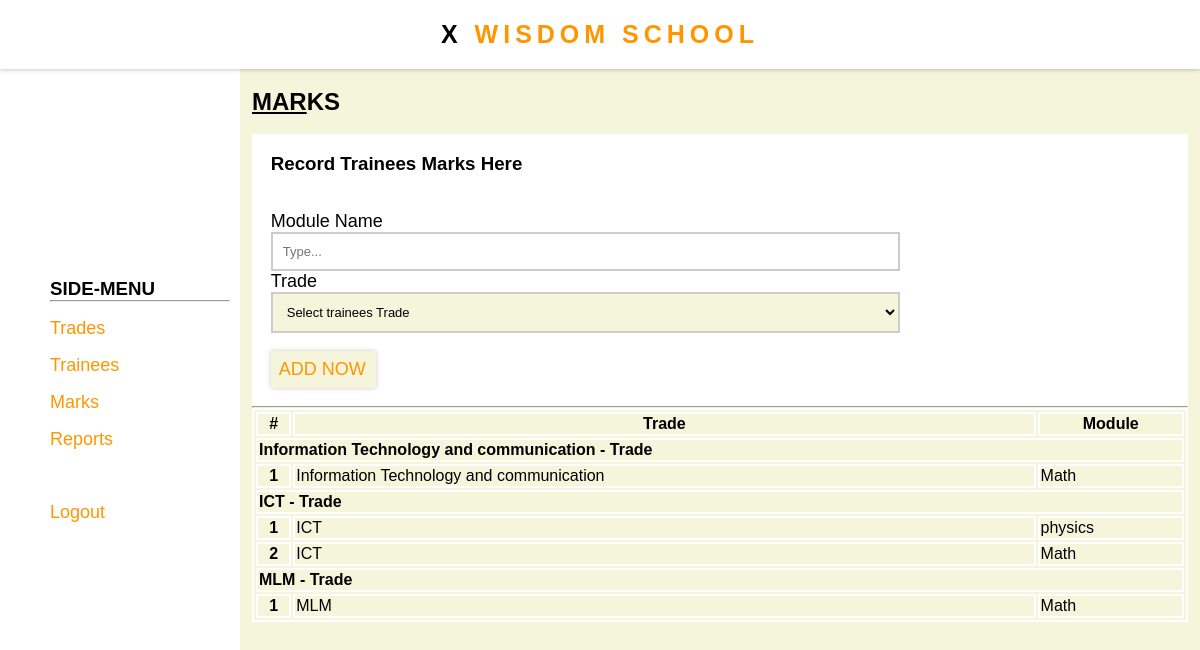
Screenshot of /marks.php (signed in) with the database file from the repository.
### tables this page shows
CREATE TABLE `Trade` (
  `Trade_Id` int(11) NOT NULL,
  `Trade_Name` varchar(100) NOT NULL
);

### marks.php (the view, shortened to what this page needs)
<?php
include "components/php/connection.php";
?>
<!DOCTYPE html>
<html lang="en">
<head>
    <link rel="stylesheet" href="components/css/style.css">
</head>
<body>
    <div class="whole-page">
        <div class="top">
        </div>
        <div class="side-menu">
        </div>
        <div class="page-content">
            <h2><u>MAR</u>KS</h2>
             <br>
             <div class="">
                <form action="" method="post">
                        <h3>Record Trainees Marks Here</h3>
                        <br>
                        <br>
                        <?php
                    $progress="start";
                    include "marksop.php";
                    if($progress=="start"){
                        ?>
                        <p>
                            <label for="">Module Name</label><br>
                            <input type="text" name="moduleName" placeholder="Type...">
                            </p>
                            <p>
                            <label for="">Trade</label><br>
                            <select name="trade">
                                <option value="">Select trainees Trade</option>
                            </select>
                            </p>
                        <p>
                            <br>
                            <input type="submit" value="Add Now" name="addMark">
                        </p>
                        <?php
                    }
                    ?>
                    </form>
                    <div>
                        <hr>
               <table>
                <tr>
                    <th>#</th>
                    <th>Trade</th>
                    <th>Module</th>
                </tr>
                <?php
                $select="SELECT Marks.*, Trade.*
                FROM Marks
                JOIN Trade ON Marks.Trade_Id = Trade.Trade_Id
                GROUP BY Marks.Module_Name, Marks.Trade_Id
                ORDER BY Marks.Trade_Id ASC;
                ";
                $execute=mysqli_query($connect,$select);
                $tradee="";
                $no=1;
                while($info=mysqli_fetch_array($execute)){
                    $trade=$info['Trade_Name'];
                    if($trade!=$tradee){
                        $no=1;
                        ?>
                        <tr>
                            <td colspan="100"><b><?php echo $trade;?> - Trade</b></td>
                        </tr>
                        <?php
                    }
                    ?>
                    <tr>
                        <th><?php echo $no;?></th>
                        <td><?php echo $trade;?></td>
                        <td><?php echo $info['Module_Name']?></td>
                    </tr>
                    <?php
                    $tradee=$trade;
                    $no++;
                }
                ?>
               </table>
    </div>
</body>
</html>

### components/css/style.css (style rules this page uses)
* { background-color: beige; font-family: karl,sans-serif; box-sizing: border-box; margin: 0%; }
.form-head,.nav-title { color: rgb(255, 150, 0); text-align: center; font-size: 25px; letter-spacing: 5px; text-transform: uppercase; }
form { background: white; padding: 2%; }
label,input,h3,p,span,a,ol,li,h2,nav,div { background: transparent; }
label { font-size: large; }
input[type="text"],input[type="password"],select { width: 70%; font-size: small; border: 2px solid #ccc; padding: 10px; transition: border-color 0.3s, box-shadow 0.3s; }
input[type="submit"] { color: rgb(255, 150, 0); border: 0; font-size: large; text-transform: uppercase; background: beige; padding: 8px; padding-right: 10px; cursor: pointer; box-shadow: 0 0 5px #ccc; }
.top { position: fixed; top: 0%; left: 0%; background: white; width: 100%; z-index: 10; padding: 20px; box-shadow: 0px 0px 5px rgba(0, 0, 0, 0.3); }
.side-menu { background: white; width: 20vw; padding: 10px; height: 100vh; box-sizing: border-box; margin: 0; position: fixed; left: 0px; top: 0px; z-index: 1; }
.container { width: 100%; display: flex; justify-content: center; align-items: center; height: 100%; }
.in_center { width: 100%; height: auto; align-self: center; }
.text-black { color: black; }
.in_center li { list-style: none; font-size: large; margin-top: 2vh; }
.in_center li a { text-decoration: none; color: rgb(255, 150, 0); }
.text-blue { color: red; }
.page-content { margin-left: 21vw; margin-top: 11vh; width: 78vw; height: 88vh; overflow: auto; }
table { width: 100%; }
table,tr,td,th { border: 2px solid white; }

### rows the page displays
trade: Trade_Name "Information Technology and communication", Trade_Name "1", Module_Name "Math"
trade: Trade_Name "ICT", no "1", Module_Name "physics", no "2", Module_Name "Math"
trade: Trade_Name "MLM", no "1", Module_Name "Math"
